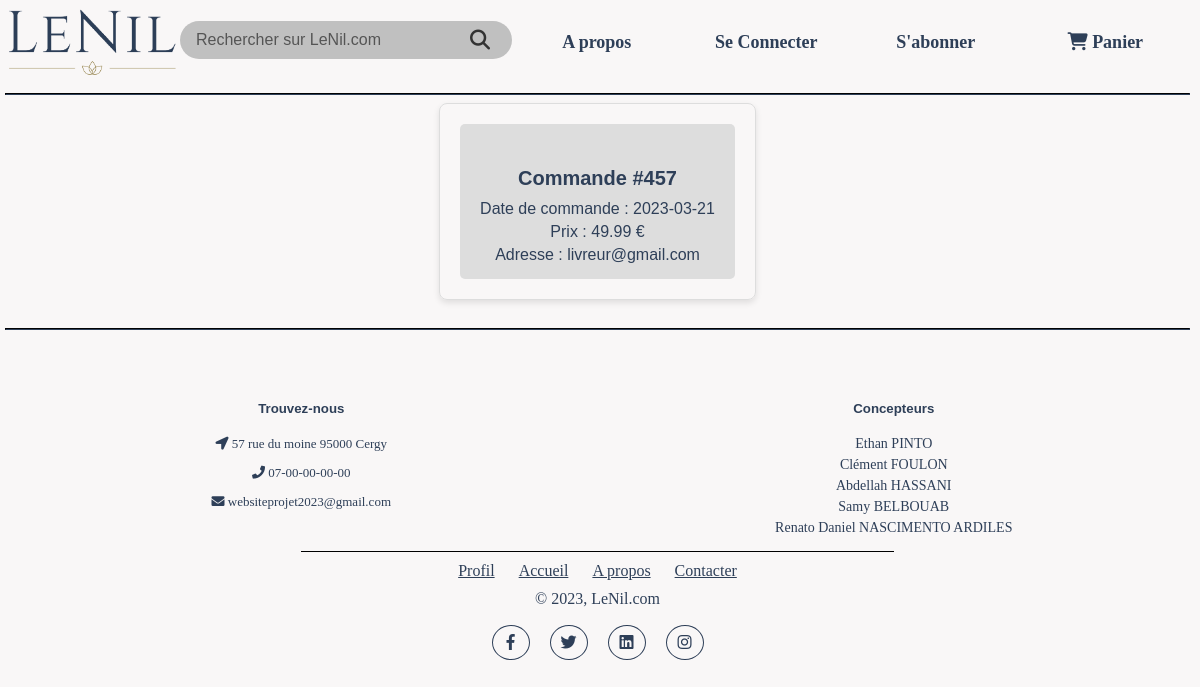
The app's page /pages/Vue/Livreur.php with its own data.
### tables this page shows
CREATE TABLE `commande` (
  `id` int NOT NULL,
  `emailCompte` varchar(100) NOT NULL,
  `totalPayer` decimal(10,2) DEFAULT NULL,
  `modePayment` varchar(20) NOT NULL,
  `datePayment` date NOT NULL,
  `Livre` tinyint(1) NOT NULL
);

### pages/Vue/Livreur.php (the view, shortened to what this page needs)
<?php
    require_once '..\..\database\config\connection.php';
?>
<!DOCTYPE html>
<html>
<head>
    <link rel="stylesheet" href="../../css/livreur.css">
    <link rel="stylesheet" href="../../css/style.css">
</head>
<body>
    <div>
        <?php include '../../templates/header.php';
		?>
        <hr>
        <div class="commandes">
            <?php
                $sql = "SELECT * FROM commande";
                $resultat = mysqli_query($conn, $sql);
                $resultCheck = mysqli_num_rows($resultat);
                if($resultCheck > 0){
                    while ($row = mysqli_fetch_assoc($resultat)) {
                        ?>
                        <form action="../Contrôleur/process_notifierClient.php" method="post">
                            <div class="article">
                                <button type="submit" name="commandeID" value="<?php echo $row['id']; ?>" >
                                    <div>
                                        <h5>Commande #<?php echo $row['id']; ?></h5>
                                        <p>Date de commande : <?php echo $row['datePayment']; ?></p>
                                        <p>Prix : <?php echo $row['totalPayer']; ?> €</p>
                                        <p>Adresse : <?php echo $row['emailCompte'] ?></p>
                                    </div>
                                </button>
                            </div>
                        </form>
            <?php   }
                }
            ?>
        </div>
        <hr>
        <?php include '../../templates/footer.php'; ?>
    </div>
</body>
</html>

### css/livreur.css (style rules this page uses)
.commandes { display: flex; flex-direction: column; align-items: center; }
.article { margin-bottom: 20px; padding: 20px; border: 1px solid #ddd; border-radius: 8px; max-width: 90%; box-shadow: 0px 3px 6px rgba(0, 0, 0, 0.1); }
.article button { background-color: #ddd; border: none; color: #2E3F58; padding: 10px 20px; border-radius: 5px; font-size: 16px; cursor: pointer; transition: background-color 0.3s ease; }
.article h5 { margin-bottom: 10px; font-size: 20px; }
.article p { margin: 5px 0; font-size: 16px; color: #2E3F58; }

### css/style.css (style rules this page uses)
html { margin-right: 10px; margin-left: 5px; }
body { margin: 0; height: 100vh; display: grid; grid-template-rows: auto 1fr auto; background-color: #f9f7f7; color: #2E3F58; }
hr { border-color: #2E3F58; }
h1,h2,h3,h4,h5 { font-family: Arial, sans-serif; }

### records on screen
commande: id "457", datePayment "2023-03-21", totalPayer "49.99", emailCompte "livreur@gmail.com"
